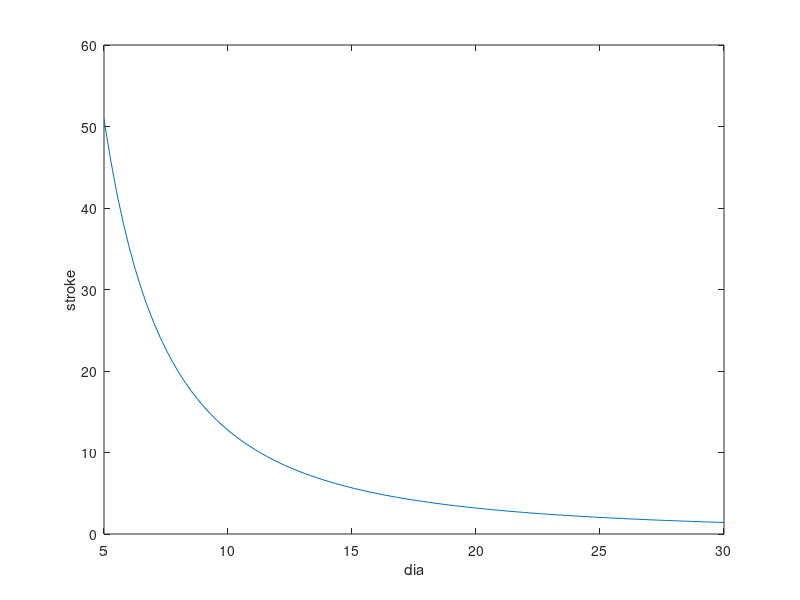
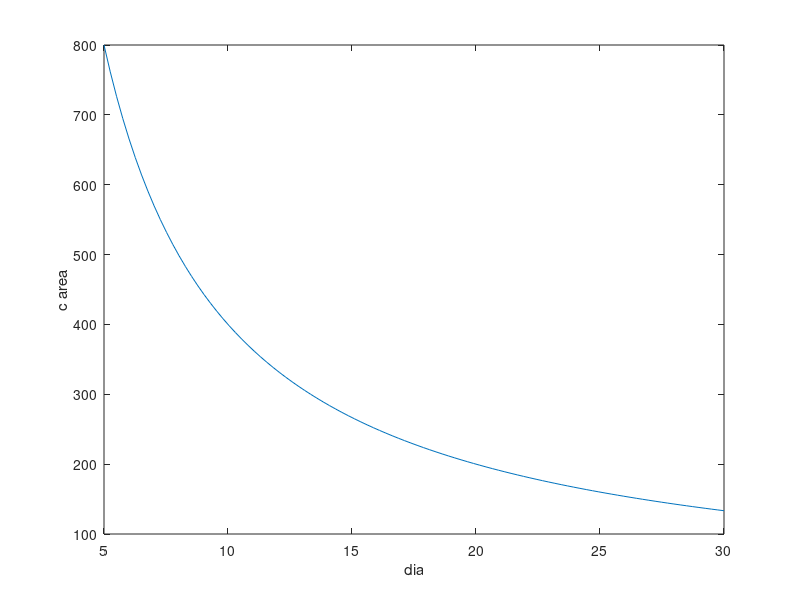
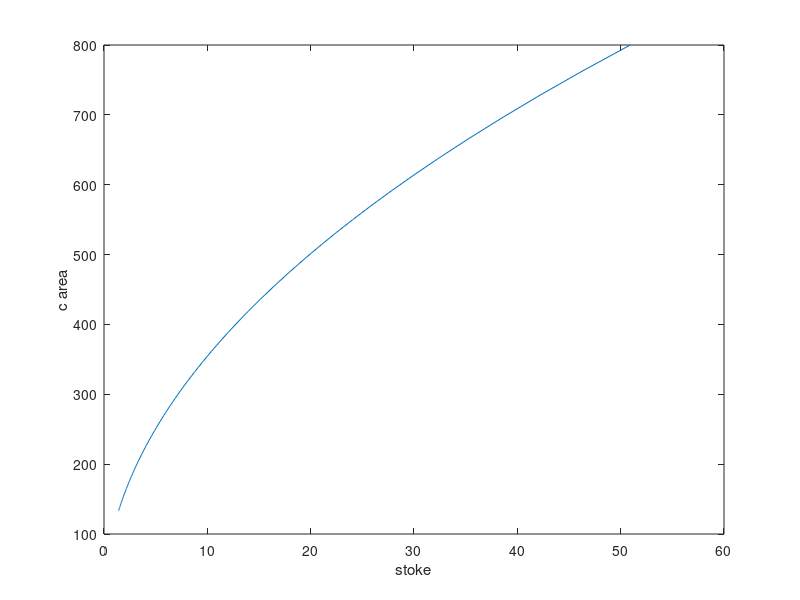

Recreate these plots in MATLAB, in order.
clear all 
close all 
clc

cc = 1000
dia = linspace(5,30,100)
for i = 1:length(dia)
   a(i) = (pi/4)*(dia(i))^2
   stroke(i) = cc/a(i)
end
for j = 1 : length(dia)
    circumferential_area(j) = pi*dia(j)*stroke(j)
end
figure(1)
plot(dia,stroke)
xlabel('dia')
ylabel('stroke')
figure(2)
plot(dia,circumferential_area)
xlabel('dia')
ylabel('c area')
figure(3)
plot(stroke,circumferential_area)
xlabel('stoke')
ylabel('c area')
